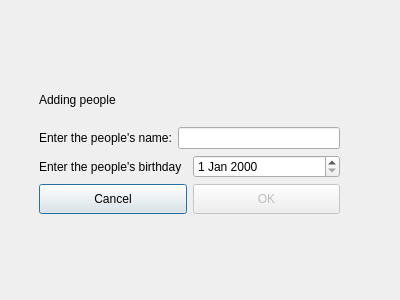
<?xml version="1.0" encoding="UTF-8"?>
<ui version="4.0">
 <class>MyEventConfigurationForm</class>
 <widget class="QDialog" name="MyEventConfigurationForm">
  <property name="geometry">
   <rect>
    <x>0</x>
    <y>0</y>
    <width>400</width>
    <height>300</height>
   </rect>
  </property>
  <property name="windowTitle">
   <string>Dialog</string>
  </property>
  <widget class="QFrame" name="frMessageOpen">
   <property name="geometry">
    <rect>
     <x>30</x>
     <y>70</y>
     <width>319</width>
     <height>153</height>
    </rect>
   </property>
   <property name="acceptDrops">
    <bool>false</bool>
   </property>
   <property name="styleSheet">
    <string notr="true"/>
   </property>
   <layout class="QGridLayout" name="gridLayout">
    <item row="0" column="0">
     <widget class="QLabel" name="lblAddingPeople">
      <property name="text">
       <string>Adding people</string>
      </property>
     </widget>
    </item>
    <item row="1" column="0" colspan="2">
     <layout class="QHBoxLayout" name="lblNameInput">
      <item>
       <widget class="QLabel" name="label">
        <property name="text">
         <string>Enter the people's name:</string>
        </property>
       </widget>
      </item>
      <item>
       <widget class="QLineEdit" name="lnNameInput"/>
      </item>
     </layout>
    </item>
    <item row="2" column="0" colspan="2">
     <layout class="QHBoxLayout" name="lblDateInput">
      <item>
       <widget class="QLabel" name="label_2">
        <property name="text">
         <string>Enter the people's birthday</string>
        </property>
       </widget>
      </item>
      <item>
       <widget class="QDateEdit" name="datInput"/>
      </item>
     </layout>
    </item>
    <item row="3" column="0">
     <widget class="QPushButton" name="btnCancel">
      <property name="enabled">
       <bool>true</bool>
      </property>
      <property name="minimumSize">
       <size>
        <width>0</width>
        <height>30</height>
       </size>
      </property>
      <property name="font">
       <font>
        <italic>false</italic>
        <bold>false</bold>
        <underline>false</underline>
        <kerning>true</kerning>
       </font>
      </property>
      <property name="text">
       <string>Cancel</string>
      </property>
     </widget>
    </item>
    <item row="3" column="1">
     <widget class="QPushButton" name="btnOk">
      <property name="enabled">
       <bool>false</bool>
      </property>
      <property name="minimumSize">
       <size>
        <width>0</width>
        <height>30</height>
       </size>
      </property>
      <property name="text">
       <string>OK</string>
      </property>
     </widget>
    </item>
   </layout>
  </widget>
 </widget>
 <resources/>
 <connections/>
</ui>
